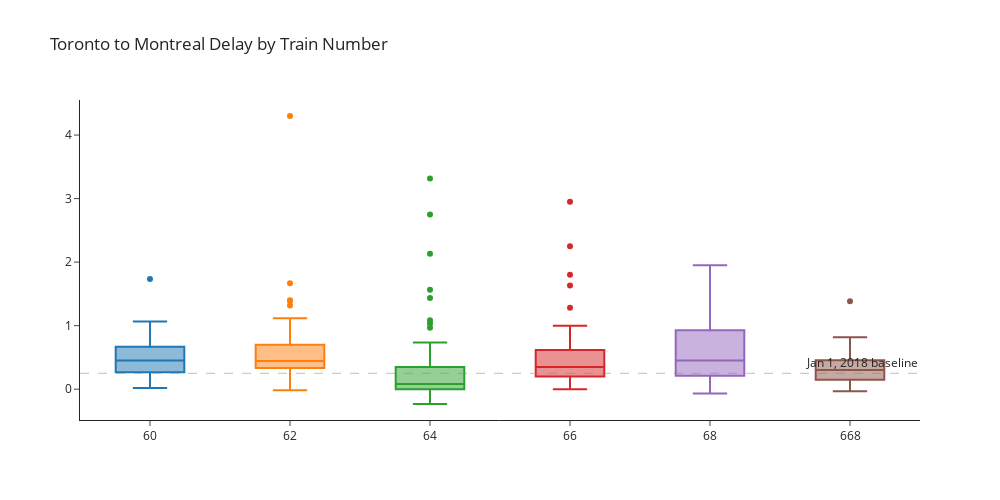

The cell this chart's notebook holds for it:
### Code cell
#df = pd.read_csv("https://raw.githubusercontent.com/plotly/datasets/master/violin_data.csv")
df = via_montreal_arrival

fig = go.Figure()

trains = ['60', '62', '64', '66', '68', '668']

df["HOURS_LATE"] = df['MINUTES_LATE']/60.0

for train in trains:
    fig.add_trace(go.Box(x=df['TRAIN_NUMBER'][df['TRAIN_NUMBER'] == train],
                            y=df['HOURS_LATE'][df['TRAIN_NUMBER'] == train],
                            name=train))
    
fig.add_hline(y=0.25, opacity=0.5, line_width=1, line_dash='dash', line_color='Grey')
              #annotation_text="Jan 1, 2018 baseline", )

fig.update_layout(autosize=True, 
                  plot_bgcolor="#FFFFFF", 
                  title='Toronto to Montreal Delay by Train Number',
                  showlegend=False,
                  width=1000,
                  height=500)

fig.show()
